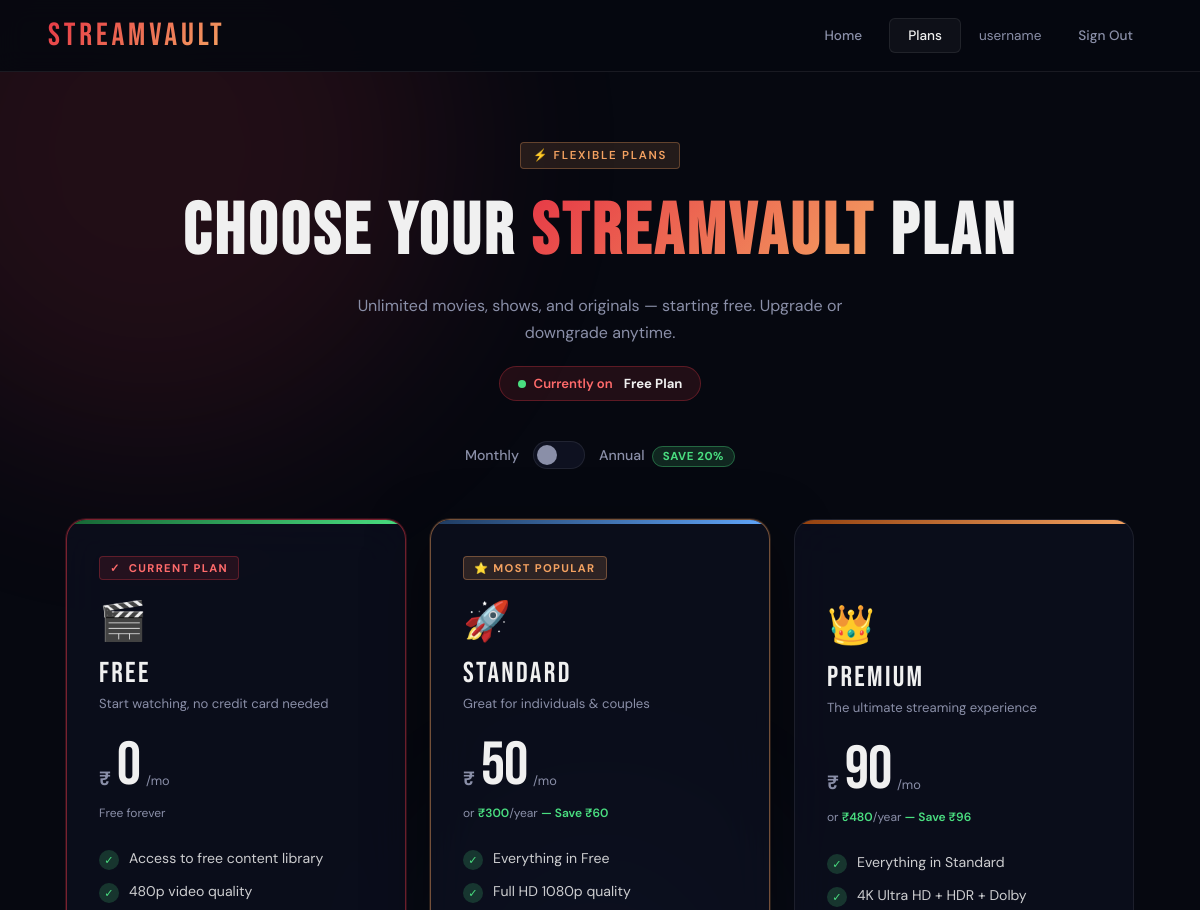
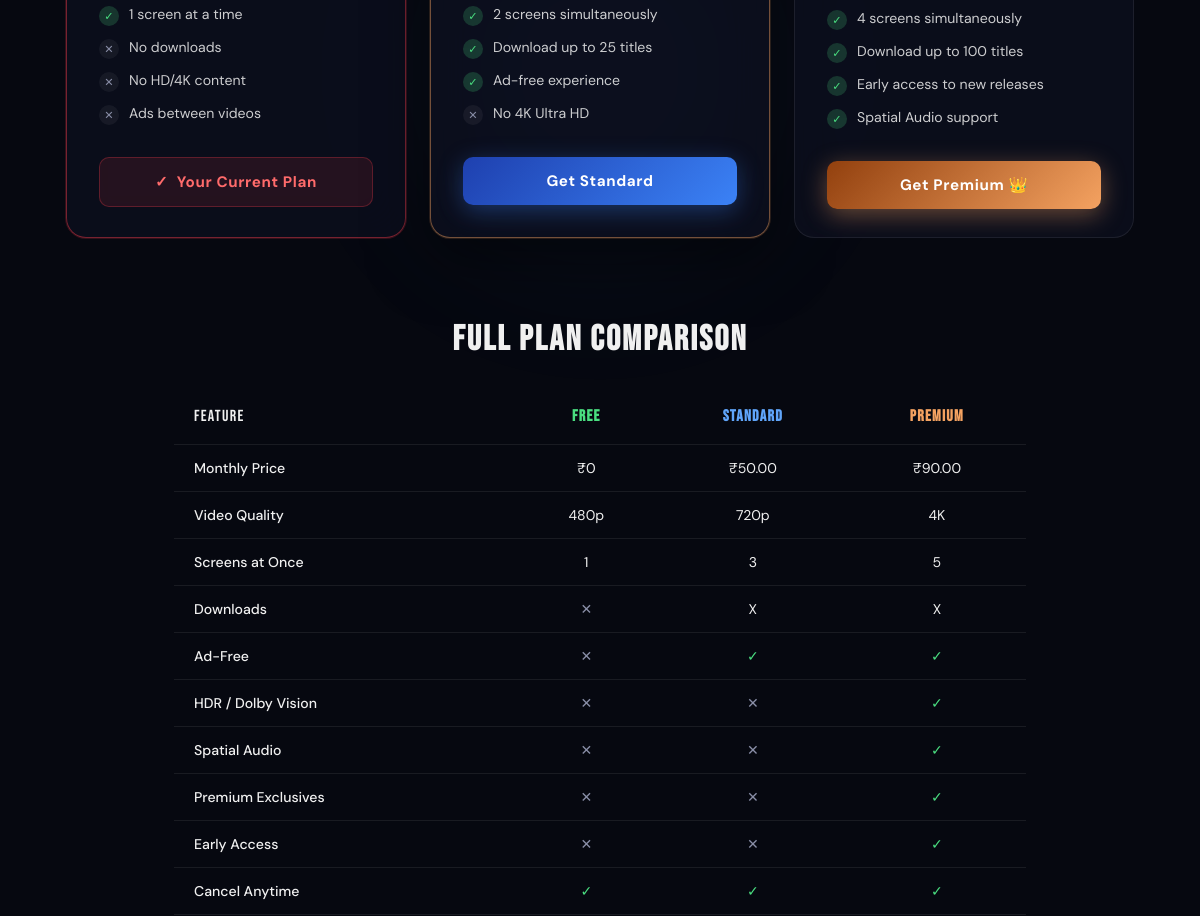
The page /pricing/ (signed in, upper part) on the database as committed earlier (2 pictures, top to bottom).
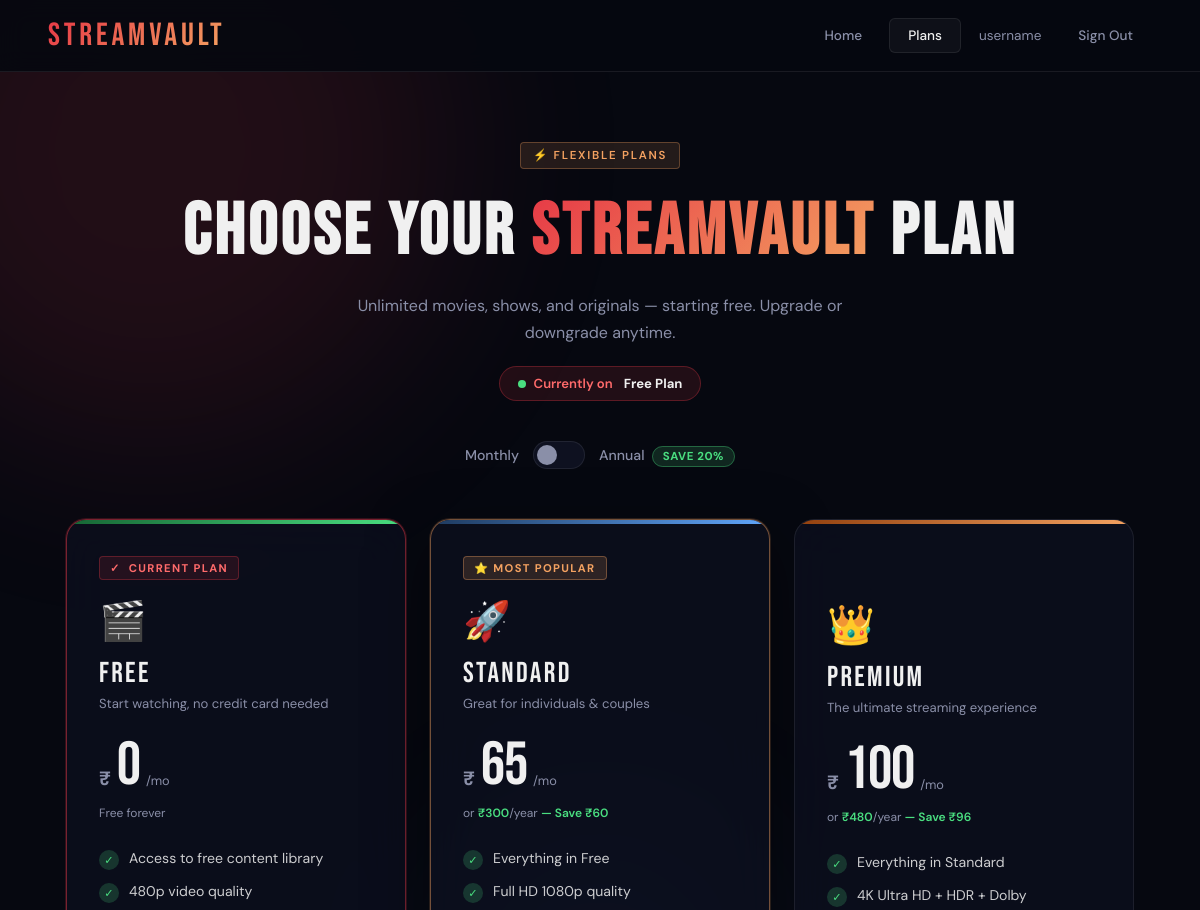
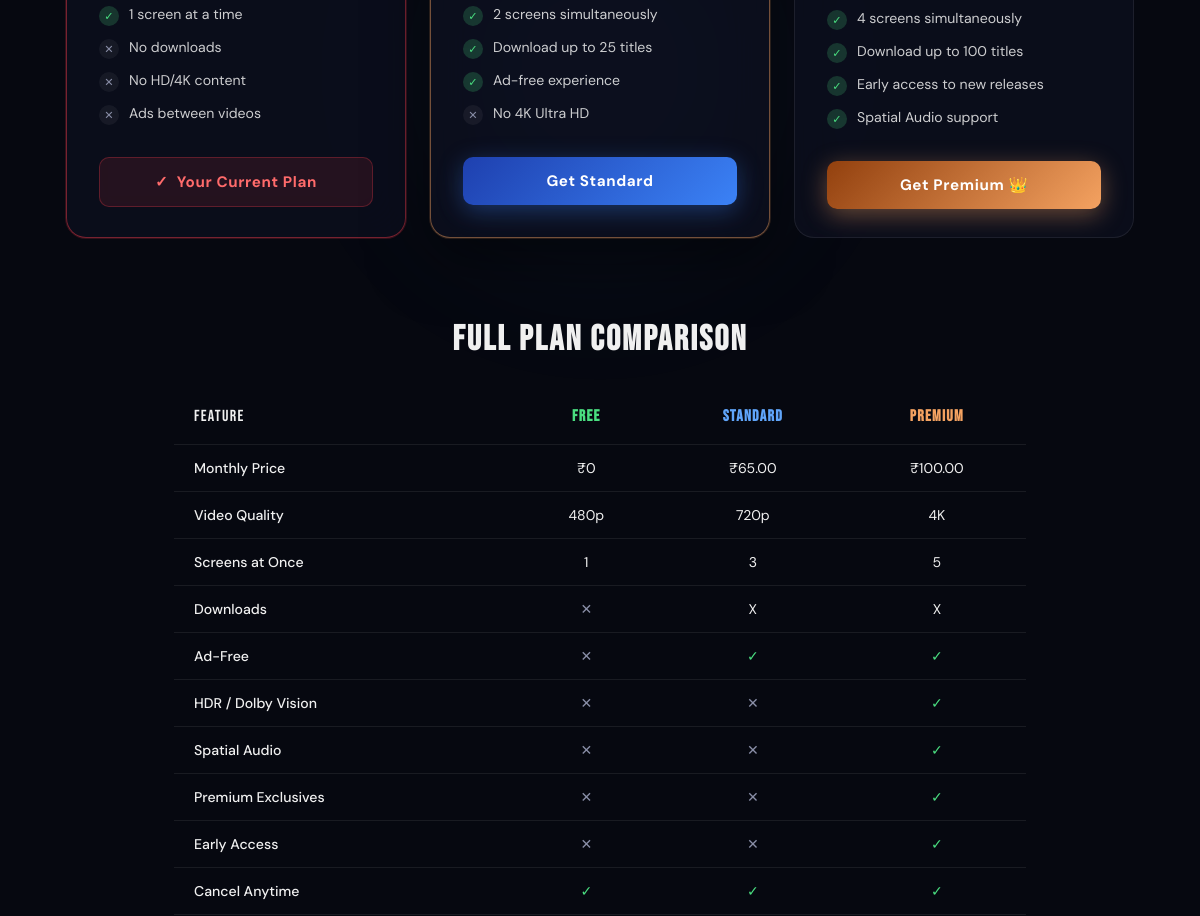
The same page on the database as committed later (2 pictures, top to bottom).
### Demo/models.py (models this page shows, shortened)
class Plan(models.Model):
    PLAN_CHOICES = [
        ('free',     'Free'),
        ('standard', 'Standard'),
        ('premium',  'Premium'),
    ]
    name         = models.CharField(max_length=20, choices=PLAN_CHOICES, unique=True)
    monthly_price = models.DecimalField(max_digits=8, decimal_places=2, default=0)
    annual_price  = models.DecimalField(max_digits=8, decimal_places=2, default=0)
    max_screens   = models.PositiveIntegerField(default=1)
    max_downloads = models.PositiveIntegerField(default=0)
    video_quality = models.CharField(max_length=20, default='480p')
    ad_free       = models.BooleanField(default=False)
    updated_at    = models.DateTimeField(auto_now=True)

### Demo/views.py (the view)
# urls.py: path('pricing/', views.pricing, name='pricing'),
@login_required(login_url='login')
def pricing(request):
    _ensure_plans()
    sub   = _get_sub(request.user)
    plans = {p.name: p for p in Plan.objects.all()}
    return render(request, 'user/pricing.html', {
        'sub':      sub,
        'free':     plans.get('free'),
        'standard': plans.get('standard'),
        'premium':  plans.get('premium'),
    })

### Demo/views.py (called while the page is built)
def _get_sub(user):
    sub, _ = Subscription.objects.get_or_create(user=user, defaults={'plan': 'free'})
    return sub

def _ensure_plans():
    defaults = [
        {'name': 'free',     'monthly_price': 0,   'annual_price': 0,    'max_screens': 1, 'max_downloads': 0,   'video_quality': '480p',  'ad_free': False},
        {'name': 'standard', 'monthly_price': 499,  'annual_price': 3990, 'max_screens': 2, 'max_downloads': 25,  'video_quality': '1080p', 'ad_free': True},
        {'name': 'premium',  'monthly_price': 799,  'annual_price': 6390, 'max_screens': 4, 'max_downloads': 100, 'video_quality': '4K',    'ad_free': True},
    ]
    for d in defaults:
        Plan.objects.get_or_create(name=d['name'], defaults=d)

### templates/user/pricing.html (shortened to what the changed rows need)
<!doctype html>
<html lang="en">
  <head>
  </head>
  <body>
    <div class="hero">
      <h1>Choose Your <span>StreamVault</span> Plan</h1>
    </div>
    <div class="cards-grid">
      <div
        class="plan-card popular {% if sub.plan == 'standard' %}current-plan{% endif %}"
      >
        <div class="card-body">
          <div class="price-row">
            <span class="price-currency">₹</span>
            <span
              class="price-amount"
              data-monthly="{{ standard.monthly_price|floatformat:0 }}"
              data-annual="{{ standard.annual_price|floatformat:0 }}"
              >{{ standard.monthly_price|floatformat:0 }}</span
            >
            <span class="price-period">/mo</span>
          </div>
        </div>
      </div>
      <div
        class="plan-card {% if sub.plan == 'premium' %}current-plan{% endif %}"
      >
        <div class="card-body">
          <div class="price-row">
            <span class="price-currency">₹</span>
            <span
              class="price-amount"
              data-monthly="{{ premium.monthly_price|floatformat:0 }}"
              data-annual="{{ premium.annual_price|floatformat:0 }}"
              >{{ premium.monthly_price|floatformat:0 }}</span
            >
            <span class="price-period">/mo</span>
          </div>
        </div>
      </div>
    </div>
    <section class="compare-section">
      <h2>Full Plan Comparison</h2>
      <table class="compare-table">
        <thead>
          <tr>
            <th style="width: 40%">Feature</th>
            <th class="col-free">Free</th>
            <th class="col-standard">Standard</th>
            <th class="col-premium">Premium</th>
          </tr>
        </thead>
        <tbody>
          <tr>
            <td>Monthly Price</td>
            <td>₹0</td>
            <td>₹{{standard.monthly_price}}</td>
            <td>₹{{premium.monthly_price}}</td>
          </tr>
          <tr>
            <td>Video Quality</td>
            <td>480p</td>
            <td>{{standard.video_quality}}</td>
            <td>{{premium.video_quality}}</td>
          </tr>
        </tbody>
      </table>
    </section>
  </body>
</html>

Rows that differ between the two databases and show on the page:
changed Plan (number 2 of 3 on the later page): monthly_price "50" → "65"; monthly_price "50.00" → "65.00"
changed Plan (number 3 of 3 on the later page): monthly_price "90" → "100"; monthly_price "90.00" → "100.00"
